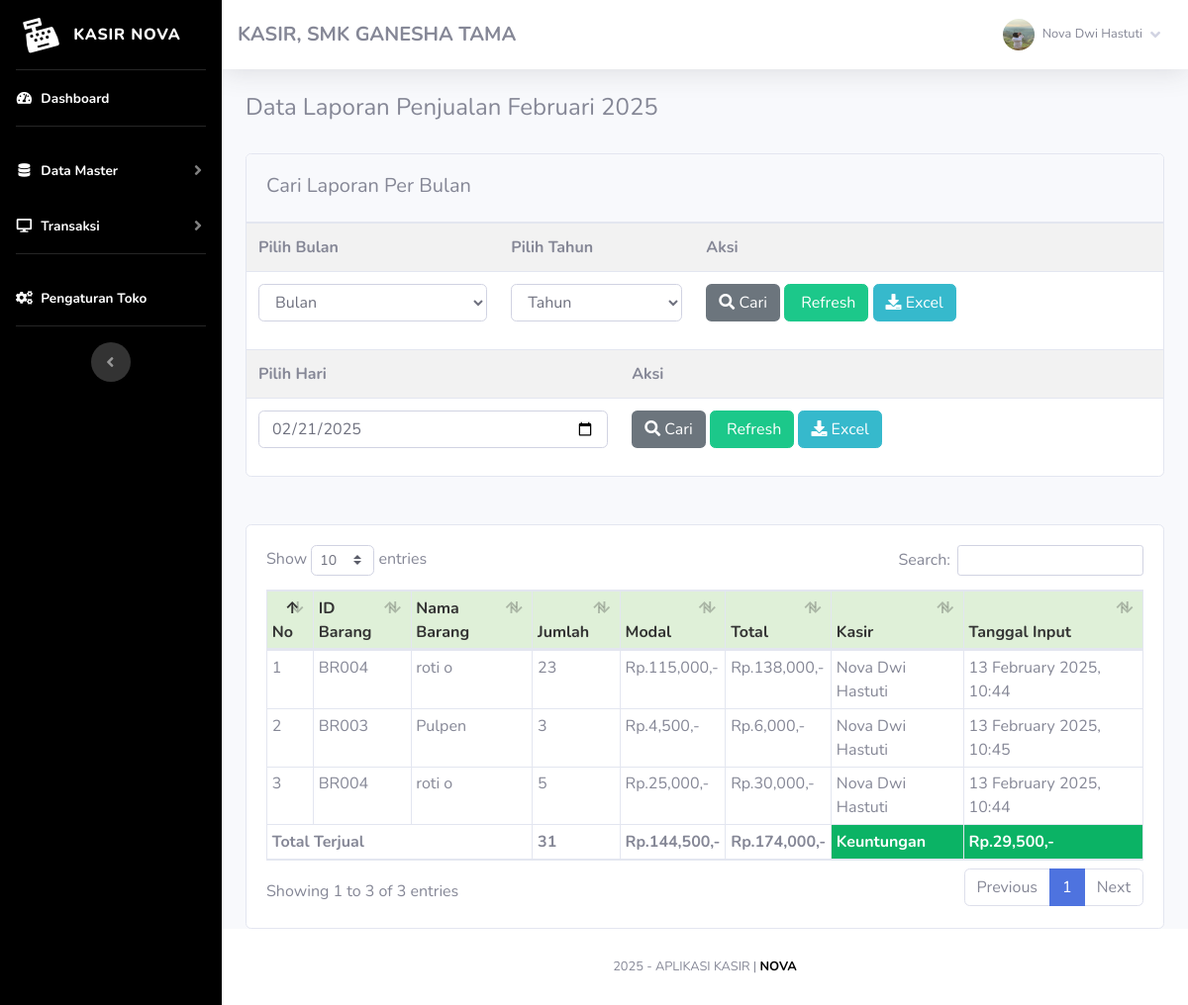
The app's page /index.php?page=laporan (signed in) with its own data.
### tables this page shows
CREATE TABLE `toko` (
  `id_toko` int(11) NOT NULL,
  `nama_toko` varchar(255) NOT NULL,
  `alamat_toko` text NOT NULL,
  `tlp` varchar(255) NOT NULL,
  `nama_pemilik` varchar(255) NOT NULL
);

CREATE TABLE `member` (
  `id_member` int(11) NOT NULL,
  `nm_member` varchar(255) NOT NULL,
  `alamat_member` text NOT NULL,
  `telepon` varchar(255) NOT NULL,
  `email` varchar(255) NOT NULL,
  `gambar` text NOT NULL,
  `NIK` text NOT NULL
);

CREATE TABLE `nota` (
  `id_nota` int(11) NOT NULL,
  `id_barang` varchar(255) NOT NULL,
  `id_member` int(11) NOT NULL,
  `jumlah` varchar(255) NOT NULL,
  `total` varchar(255) NOT NULL,
  `tanggal_input` varchar(255) NOT NULL,
  `periode` varchar(255) DEFAULT NULL
);

CREATE TABLE `barang` (
  `id` int(11) NOT NULL,
  `id_barang` varchar(255) NOT NULL,
  `id_kategori` int(11) NOT NULL,
  `nama_barang` text NOT NULL,
  `merk` varchar(255) NOT NULL,
  `harga_beli` varchar(255) NOT NULL,
  `harga_jual` varchar(255) NOT NULL,
  `satuan_barang` varchar(255) NOT NULL,
  `stok` text NOT NULL,
  `tgl_input` varchar(255) NOT NULL,
  `tgl_update` varchar(255) DEFAULT NULL
);

### admin/module/laporan/index.php (the view, shortened to what this page needs)
<?php
$bulan_tes = array(
	'01' => "Januari",
	'02' => "Februari",
	'03' => "Maret",
	'04' => "April",
	'05' => "Mei",
	'06' => "Juni",
	'07' => "Juli",
	'08' => "Agustus",
	'09' => "September",
	'10' => "Oktober",
	'11' => "November",
	'12' => "Desember"
);
?>
<div class="row">
	<div class="col-md-12">
		<h4>
			<?php if (!empty($_GET['cari'])) { ?>
				Data Laporan Penjualan <?= $bulan_tes[$_POST['bln']]; ?> <?= $_POST['thn']; ?>
			<?php } elseif (!empty($_GET['hari'])) { ?>
				Data Laporan Penjualan <?= $_POST['hari']; ?>
			<?php } else { ?>
				Data Laporan Penjualan <?= $bulan_tes[date('m')]; ?> <?= date('Y'); ?>
			<?php } ?>
		</h4>
		<br />
		<div class="card">
			<div class="card-header">
				<h5 class="card-title mt-2">Cari Laporan Per Bulan</h5>
			</div>
			<div class="card-body p-0">
				<form method="post" action="index.php?page=laporan&cari=ok">
					<table class="table table-striped">
						<tr>
							<th>
								Pilih Bulan
							</th>
							<th>
								Pilih Tahun
							</th>
							<th>
								Aksi
							</th>
						</tr>
						<tr>
							<td>
								<select name="bln" class="form-control">
									<option selected="selected">Bulan</option>
								</select>
							</td>
							<td>
								<?php
								echo "<select name='thn' class='form-control'>";
								echo '
							<option selected="selected">Tahun</option>';
								echo "</select>";
								?>
							</td>
							<td>
								<button class="btn" style="background-color: #6c757d; color: white;">
									<i class="fa fa-search"></i> Cari
								</button>
								<a href="index.php?page=laporan" class="btn btn-success">
									<i class="fa fa-refresh"></i> Refresh</a>
								<?php if (!empty($_GET['cari'])) { ?>
									<a href="excel.php?cari=yes&bln=<?= $_POST['bln']; ?>&thn=<?= $_POST['thn']; ?>"
										class="btn btn-info"><i class="fa fa-download"></i>
										Excel</a>
								<?php } else { ?>
									<a href="excel.php" class="btn btn-info"><i class="fa fa-download"></i>
										Excel</a>
								<?php } ?>
							</td>
						</tr>
					</table>
				</form>
				<form method="post" action="index.php?page=laporan&hari=cek">
					<table class="table table-striped">
						<tr>
							<th>
								Pilih Hari
							</th>
							<th>
								Aksi
							</th>
						</tr>
						<tr>
							<td>
								<input type="date" value="<?= date('Y-m-d'); ?>" class="form-control" name="hari">
							</td>
							<td>
								<button class="btn" style="background-color: #6c757d; color: white;">
									<i class="fa fa-search"></i> Cari
								</button>
								<a href="index.php?page=laporan" class="btn btn-success">
									<i class="fa fa-refresh"></i> Refresh</a>
								<?php if (!empty($_GET['hari'])) { ?>
									<a href="excel.php?hari=cek&tgl=<?= $_POST['hari']; ?>" class="btn btn-info"><i
											class="fa fa-download"></i>
										Excel</a>
								<?php } else { ?>
									<a href="excel.php" class="btn btn-info"><i class="fa fa-download"></i>
										Excel</a>
								<?php } ?>
							</td>
						</tr>
					</table>
				</form>
			</div>
		</div>
		<br />
		<br />
		<div class="card">
			<div class="card-body">
				<div class="table-responsive">
					<table class="table table-bordered w-100 table-sm" id="example1">
						<thead>
							<tr style="background:#DFF0D8;color:#333;">
								<th> No</th>
								<th> ID Barang</th>
								<th> Nama Barang</th>
								<th style="width:10%;"> Jumlah</th>
								<th style="width:10%;"> Modal</th>
								<th style="width:10%;"> Total</th>
								<th> Kasir</th>
								<th> Tanggal Input</th>
							</tr>
						</thead>
						<tbody>
							<?php
							$no = 1;
							if (!empty($_GET['cari'])) {
								$periode = $_POST['bln'] . '-' . $_POST['thn'];
								$no = 1;
								$jumlah = 0;
								$bayar = 0;
								$hasil = $lihat->periode_jual($periode);
							} elseif (!empty($_GET['hari'])) {
								$hari = $_POST['hari'];
								$no = 1;
								$jumlah = 0;
								$bayar = 0;
								$hasil = $lihat->hari_jual($hari);
							} else {
								$hasil = $lihat->jual();
							}
							?>
							<?php
							$bayar = 0;
							$jumlah = 0;
							$modal = 0;
							foreach ($hasil as $isi) {
								$bayar += $isi['total'];
								$modal += $isi['harga_beli'] * $isi['jumlah'];
								$jumlah += $isi['jumlah'];
							?>
								<tr>
									<td><?php echo $no; ?></td>
									<td><?php echo $isi['id_barang']; ?></td>
									<td><?php echo $isi['nama_barang']; ?></td>
									<td><?php echo $isi['jumlah']; ?> </td>
									<td>Rp.<?php echo number_format($isi['harga_beli'] * $isi['jumlah']); ?>,-</td>
									<td>Rp.<?php echo number_format($isi['total']); ?>,-</td>
									<td><?php echo $isi['nm_member']; ?></td>
									<td><?php echo $isi['tanggal_input']; ?></td>
								</tr>
							<?php $no++;
							} ?>
						</tbody>
						<tfoot>
							<tr>
								<th colspan="3">Total Terjual</td>
								<th><?php echo $jumlah; ?></td>
								<th>Rp.<?php echo number_format($modal); ?>,-</th>
								<th>Rp.<?php echo number_format($bayar); ?>,-</th>
								<th style="background:#0bb365;color:#fff;">Keuntungan</th>
								<th style="background:#0bb365;color:#fff;">
									Rp.<?php echo number_format($bayar - $modal); ?>,-</th>
							</tr>
						</tfoot>
					</table>
				</div>
			</div>
		</div>
	</div>
</div>

### admin/template/sidebar.php (shortened to what this page needs)
<?php
$id = $_SESSION['admin']['id_member'];
$hasil_profil = $lihat->member_edit($id);
?>
<ul class="navbar-nav sidebar sidebar-dark accordion gold-gradient" id="accordionSidebar">
    <a class="sidebar-brand d-flex align-items-center justify-content-center" href="index.php">
        <div class="sidebar-brand-icon rotate-n-15">
            <i class="fas fa-cash-register"></i>
        </div>
        <div class="sidebar-brand-text mx-3">Kasir Nova<sup></sup></div>
    </a>
    <hr class="sidebar-divider my-0">
    <li class="nav-item active">
        <a class="nav-link" href="index.php">
            <i class="fas fa-fw fa-tachometer-alt"></i>
            <span>Dashboard</span></a>
    </li>
    <hr class="sidebar-divider">
    <li class="nav-item active">
        <a class="nav-link collapsed" href="#" data-toggle="collapse" data-target="#collapseTwo" aria-expanded="true"
            aria-controls="collapseTwo">
            <i class="fas fa-fw fa-database"></i>
            <span>Data Master</span>
        </a>
    </li>
    <li class="nav-item active">
        <a class="nav-link collapsed" href="#" data-toggle="collapse" data-target="#collapse3" aria-expanded="true"
            aria-controls="collapse3">
            <i class="fas fa-fw fa-desktop"></i>
            <span>Transaksi</span>
        </a>
    </li>
    <hr class="sidebar-divider">
    <li class="nav-item active">
        <a class="nav-link" href="index.php?page=pengaturan">
            <i class="fas fa-fw fa-cogs"></i>
            <span>Pengaturan Toko</span></a>
    </li>
    <hr class="sidebar-divider d-none d-md-block">
    <div class="text-center d-none d-md-inline">
        <button class="rounded-circle border-0" id="sidebarToggle"></button>
    </div>
</ul>
<div id="content-wrapper" class="d-flex flex-column">
    <div id="content">
        <nav class="navbar navbar-expand navbar-light bg-white topbar mb-4 static-top shadow">
            <h5 class="d-lg-block d-none mt-2"><b><?php echo $toko['nama_toko']; ?>, <?php echo $toko['alamat_toko']; ?></b></h5>
            <ul class="navbar-nav ml-auto">
                <li class="nav-item dropdown no-arrow">
                    <a class="nav-link dropdown-toggle" href="#" id="userDropdown" role="button" data-toggle="dropdown"
                        aria-haspopup="true" aria-expanded="false">
                        <img class="img-profile rounded-circle"
                            src="assets/img/user/<?php echo $hasil_profil['gambar']; ?>">
                        <span
                            class="mr-2 d-none d-lg-inline text-gray-600 small ml-2"><?php echo $hasil_profil['nm_member']; ?></span>
                        <i class="fas fa-angle-down"></i>
                    </a>
                </li>
            </ul>
        </nav>
        <div class="container-fluid">

### records on screen
toko: nama_toko "KASIR", alamat_toko "SMK GANESHA TAMA"
nota: barang.id_barang "BR004", barang.nama_barang "roti o", jumlah "23", $isi['harga_beli']*$isi['jumlah'] "115,000", total "138,000", id_member.nm_member "Nova Dwi Hastuti", tanggal_input "13 February 2025, 10:44"
nota: barang.id_barang "BR003", barang.nama_barang "Pulpen", jumlah "3", $isi['harga_beli']*$isi['jumlah'] "4,500", total "6,000", id_member.nm_member "Nova Dwi Hastuti", tanggal_input "13 February 2025, 10:45"
nota: barang.id_barang "BR004", barang.nama_barang "roti o", jumlah "5", $isi['harga_beli']*$isi['jumlah'] "25,000", total "30,000", id_member.nm_member "Nova Dwi Hastuti", tanggal_input "13 February 2025, 10:44"

### other values on screen
$hasil_profil['nm_member'] "Nova Dwi Hastuti"
$jumlah "31"
$modal "144,500"
$bayar "174,000"
$bayar - $modal "29,500"
